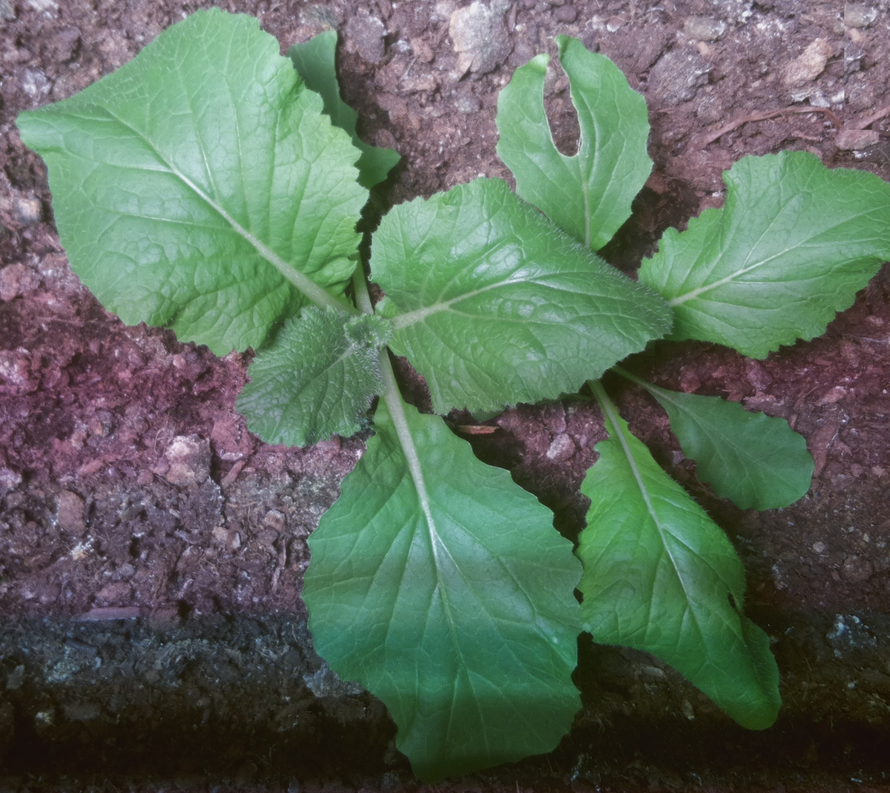
#> input picture notebooks/1.png, 890 x 793 px, shrunk from 2201 x 1961 before the run
$ jupyter execute poc3-mydata.ipynb
#> lines starting #> are read from the running program, lines starting #| are printed output that depends on the picture; after the words box and inside, x2 and y2 are one past the last pixel; in counts of white or black regions, pixels touching at a corner belong together; long printed decimals are rounded
#> in read_image, image is the input picture: shape (793, 890, 3); mean B, G, R 93.1, 107.5, 92.1
[cell 1]
import cv2
import numpy as np

[cell 2]
def scale_range(input, min, max):
    input += -(np.min(input))
    input /= np.max(input) / (max - min)
    input += min
    return input

[cell 3]
def green_leaf_index(r,g,b):
    top = 2*g-r-b
    down = 2*g+r+b
    down[down == 0] = 1
    temp = top/down
    scaled = scale_range(temp, 0, 255)
    return temp, scaled

[cell 4]
def summed_green_reflectance(g):
    return sum(g)

[cell 5]
def vi_green(g,r):
    top = g-r
    down = g+r
    down[down == 0] = 1
    temp = temp = top/down
    scaled = scale_range(temp, 0, 255)
    return temp, scaled

[cell 6]
def red_to_green_ratio(g,r):
    g[g==0] = 255*100
    scaled = scale_range(r/g, 0, 255)
    return r/g, np.array(scaled, dtype = np.uint8 )

[cell 7]
def carotenoid_reflectance_index(g):
    range_500

[cell 8]
def split_rgb(img):
    red = img[:,:,2]
    green = img[:,:,1]
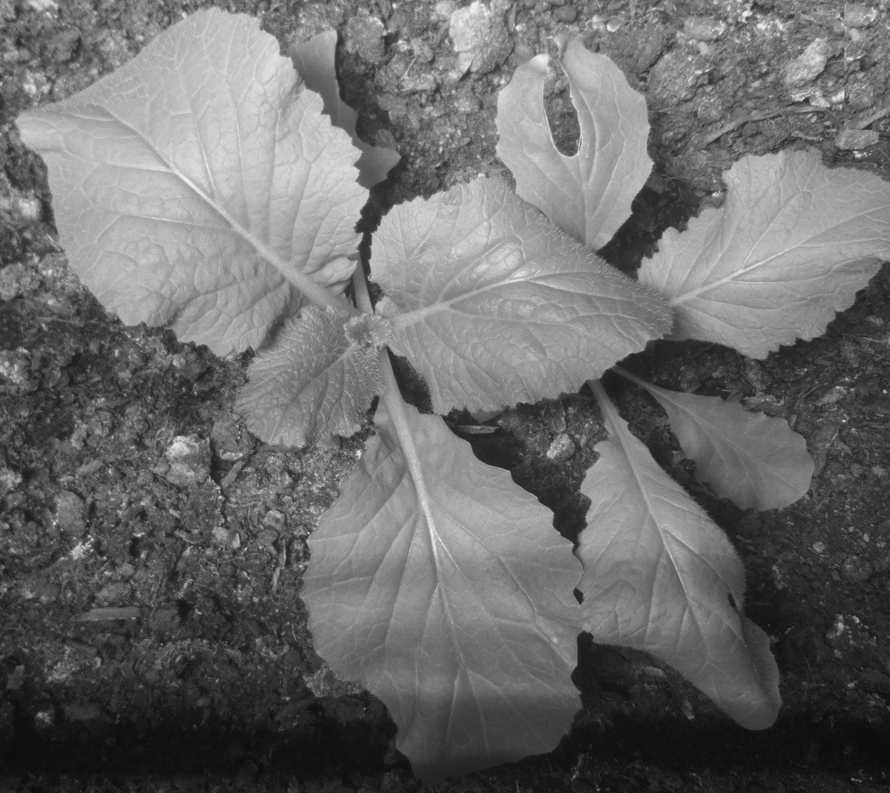
#> green: shape (793, 890); min 12, max 240, mean 107.5
    blue = img[:,:,0]
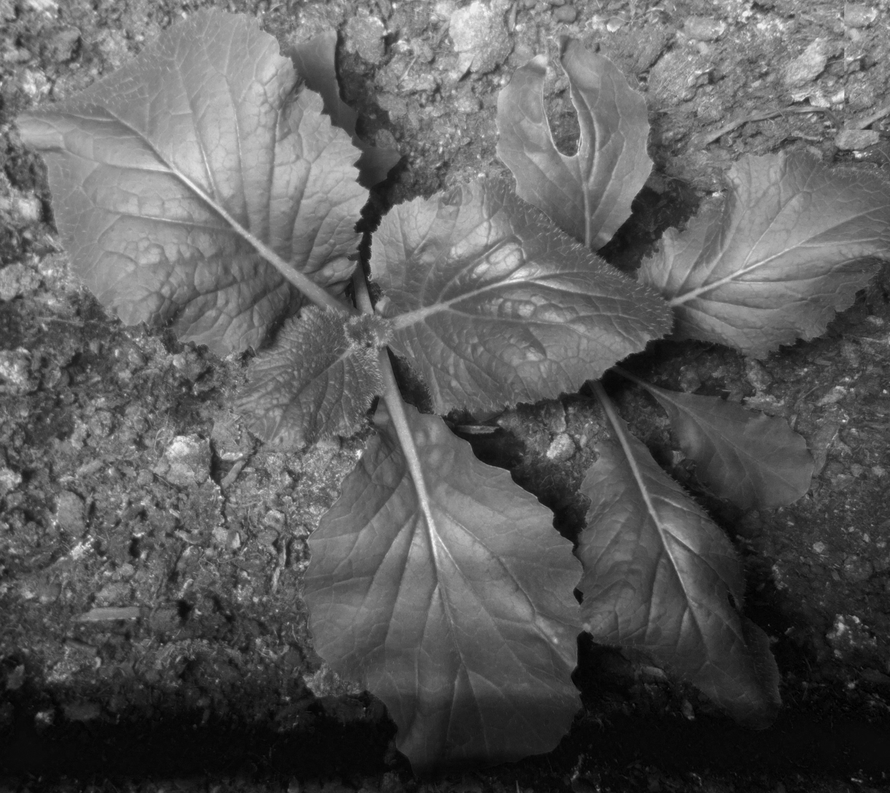
#> blue: shape (793, 890); min 0, max 250, mean 93.1
    return red, green, blue

[cell 9]
def read_image(name):
    image = cv2.imread(name)
    return image

[cell 10]
def avg(arr):
    return np.average(arr)

[cell 11]
def display(img):
    cv2.imshow("", img)
    cv2.waitKey(0)
    cv2.destroyAllWindows()

[cell 12]
# calculating vegetation indexes

r,g,b = split_rgb(read_image("1.png"))

[cell 13]
glf, scaled_glf = green_leaf_index(r,g,b)
#> in green_leaf_index, `down[down == 0] = 1`: down: shape (793, 890); min 1, max 255, mean 128.7
#print(glf)
print(avg(glf))
#| 3.543
print(scaled_glf)
#> (printed output is left out)

[cell 14]
VIgreen, VIgreen_scaled = vi_green(g,r)
#> in vi_green, `top = g-r`:
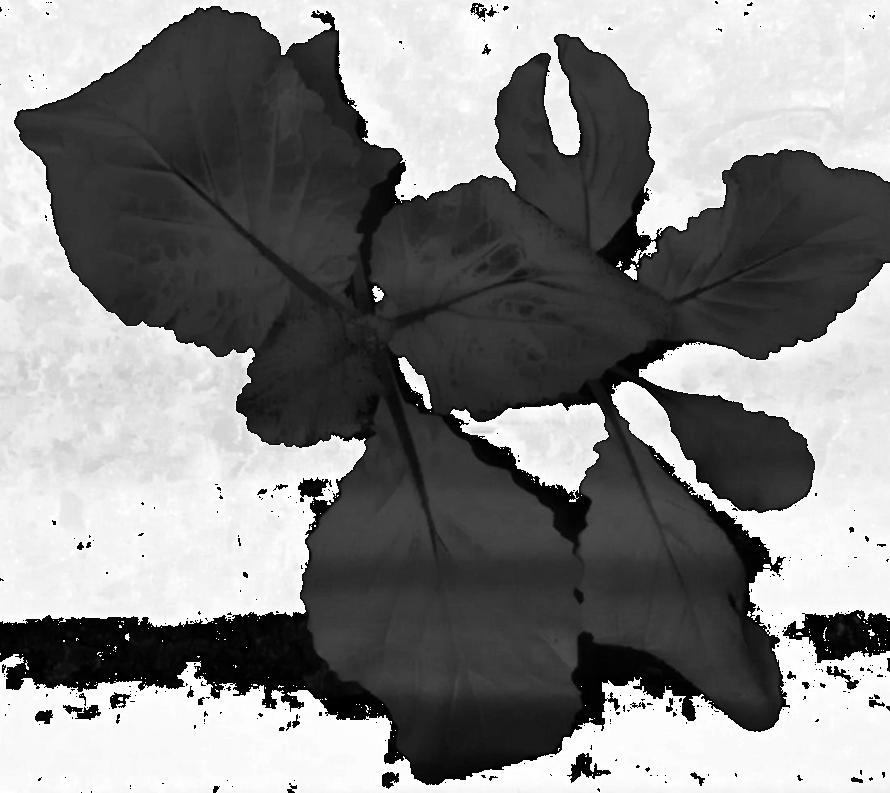
#> top: shape (793, 890); min 0, max 255, mean 132.2
#> in vi_green, `down = g+r`:
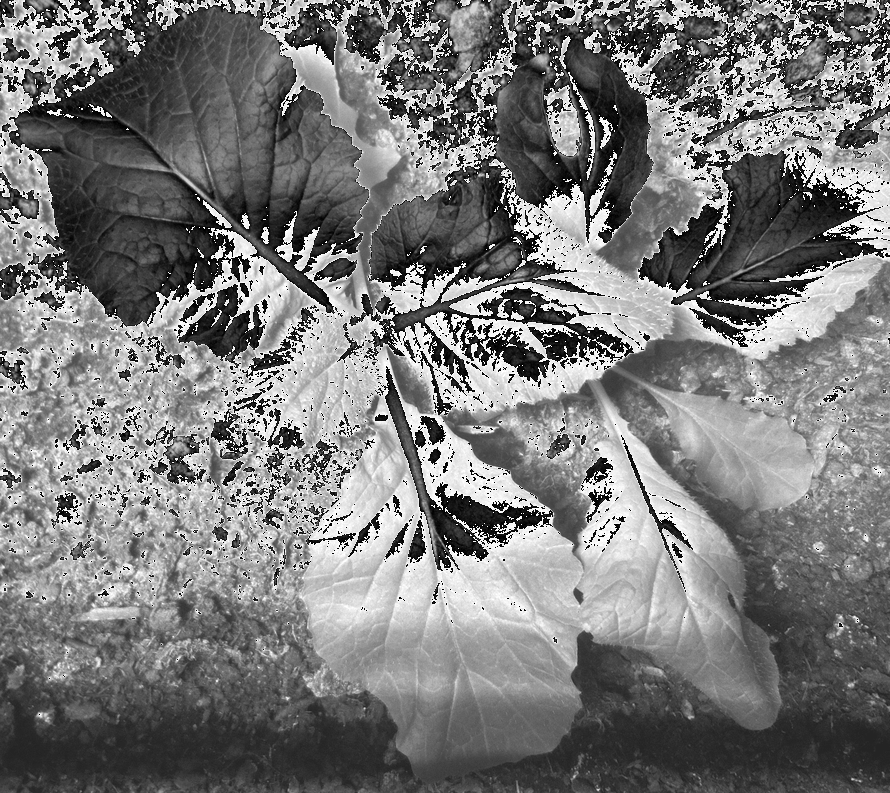
#> down: shape (793, 890); min 0, max 255, mean 121.7
#> in vi_green, `down[down == 0] = 1`: down: shape (793, 890); 0.42% of pixels changed, all inside (x1, y1, x2, y2) = (0, 0, 890, 639)
#> in vi_green, `temp = temp = top/down`:
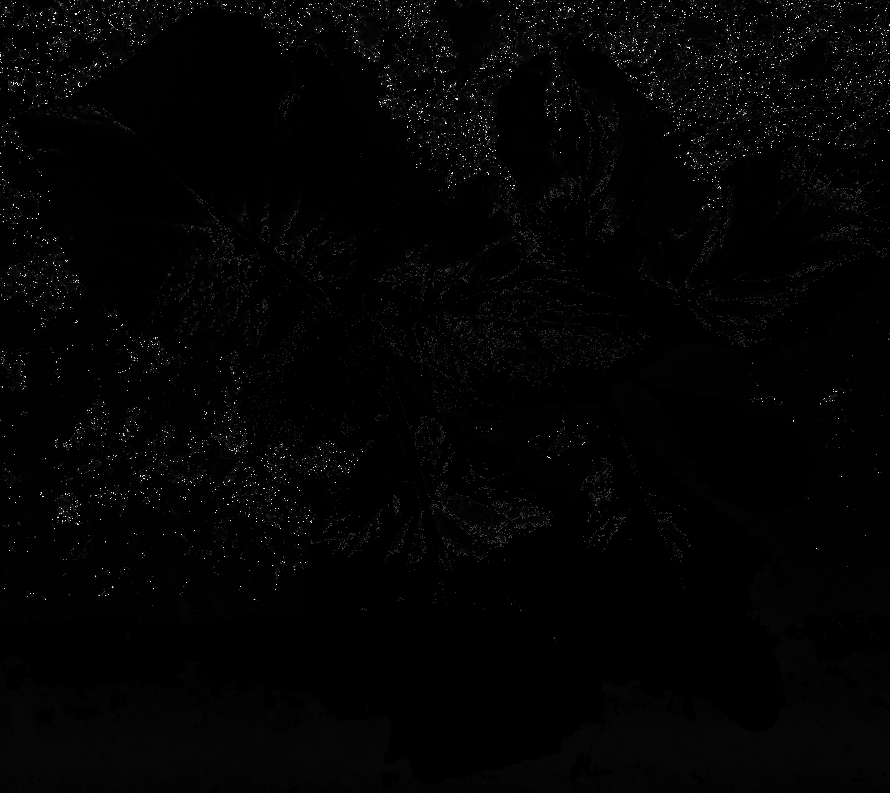
#> temp: shape (793, 890) float64; min 0, max 255, mean 3.6
print(avg(VIgreen))
#| 3.598

[cell 15]
r_to_g, r_to_g_scaled = red_to_green_ratio(r, g)
#> call 3 of scale_range, with min = 0, max = 255
#> in scale_range (call 3), `input += -(np.min(input))`:
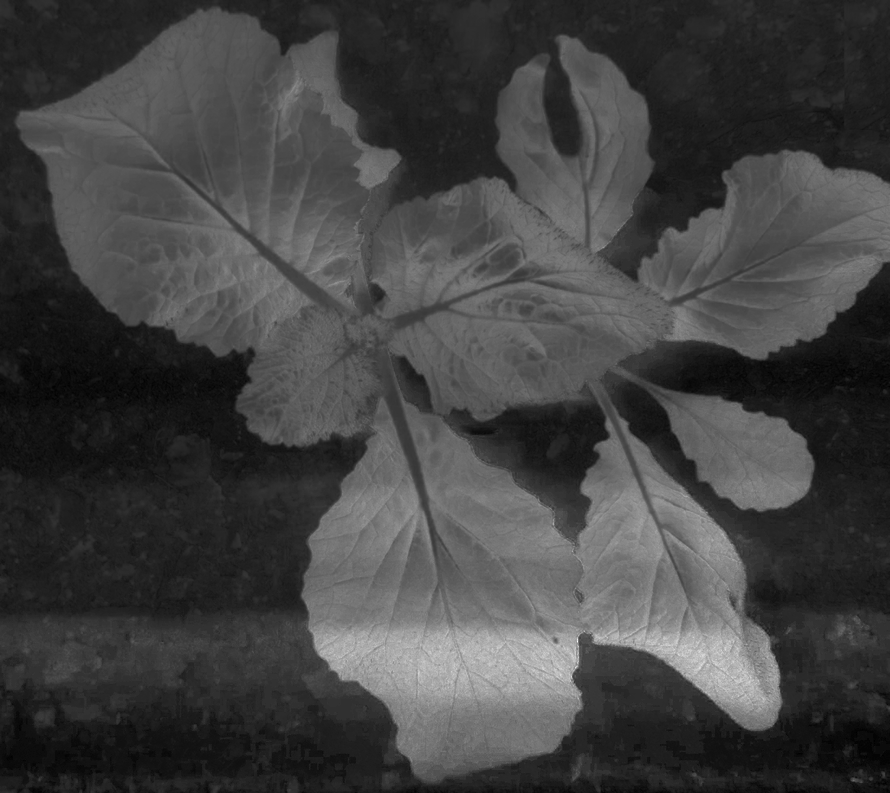
#> input: shape (793, 890) float64; min 0, max 2.54, mean 0.662; drawn with min black and max white
print(avg(r_to_g))
#| 1.184

[cell 16]
sgr = summed_green_reflectance(g)
#> sgr = 890 values, max 255 at index 312, min 0 at index 22, mean 128.5
print(avg(sgr))
#| 128.475
